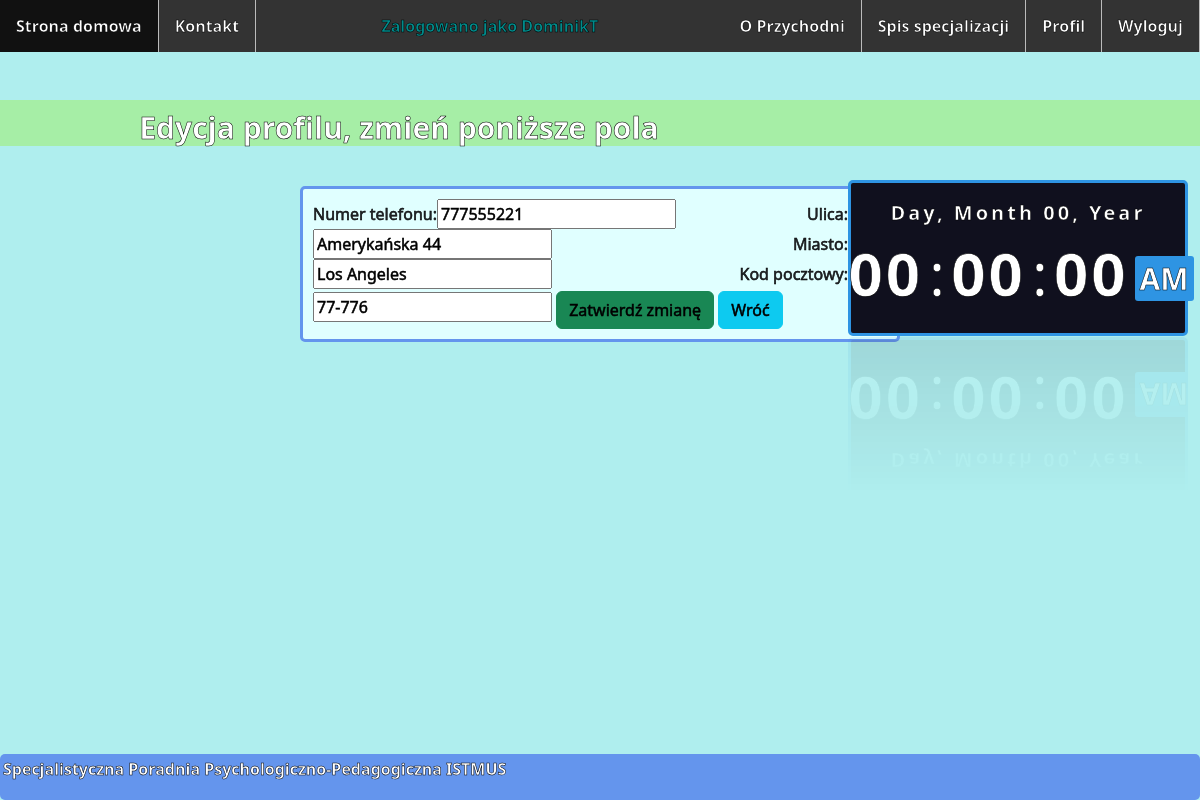
Page /edycjaProfilu/ (signed in) on the earlier database version.
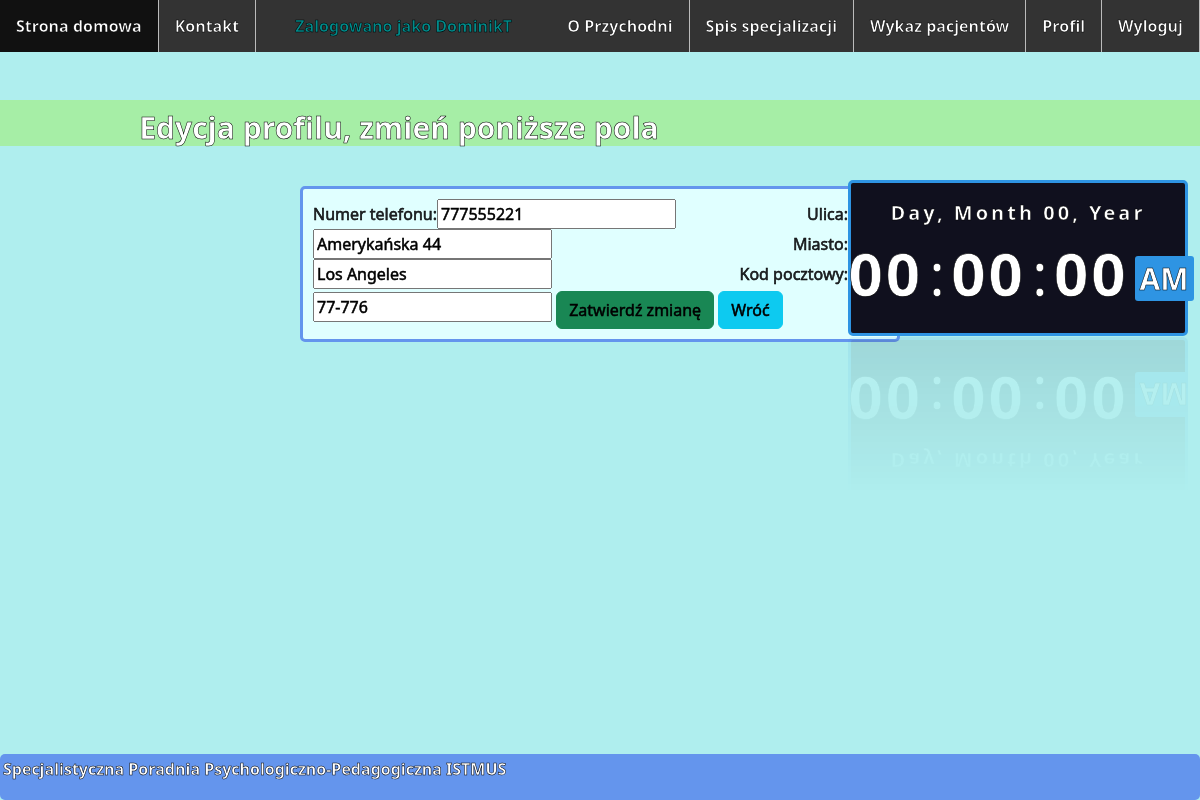
Same page on the later database version.
### Przychodnia/views.py (the view, shortened to what this page needs)
# urls.py: path('edycjaProfilu/', views.editProfile, name='editProfile'),
@login_required
def editProfile(request):
    customer = get_object_or_404(Customer, user=request.user)
    if request.method == 'GET':
        editProfileForm = EditProfileForm(instance=customer)
    return render(request, ' editProfile.html', {'form': editProfileForm})

### Przychodnia/forms.py
class EditProfileForm(ModelForm):
    class Meta:
        model = Customer
        fields = ('telephoneNumber', 'street', 'city', 'zipCode')
        labels = {
            'telephoneNumber': 'Numer telefonu',
            'street': 'Ulica',
            'city': 'Miasto',
            'zipCode': 'Kod pocztowy'
        }

### templates/ editProfile.html (shortened to what this page needs)
{% extends 'base.html' %}
{% load bootstrap %}
{% block content %}
    <div class="main">
        <h1 id="nagłówek" style="margin-top: 100px">Edycja profilu, zmień poniższe pola</h1>
        <div class="center">
            <form method="post" action="{% url 'editProfile' %}">
                {{ form|bootstrap }}
                <button type="submit" class="btn btn-success" style="margin-top: 2px; color: black">Zatwierdź zmianę
                </button>
                <a href="{% url 'profile' %}">
                    <button type="button" style="margin-top: 2px; color: black" class="btn btn-info">Wróć</button>
                </a>
            </form>
        </div>
    </div>
{% endblock content %}

### templates/base.html (shortened to what this page needs)
<!DOCTYPE html>
<html lang="en">
<head>
    {% load static %}
    <link rel="stylesheet" type="text/css" href="{% static 'styles/style.css' %}"/>
    <link href="https://cdn.jsdelivr.net/npm/bootstrap@5.2.0-beta1/dist/css/bootstrap.min.css" rel="stylesheet"
>
</head>
<body onload="initClock()">
<header>
    <ul id="ul">
        <li id="li"><a id="a" href="{% url 'homepage' %}">Strona domowa</a></li>
        <li id="li"><a id="a" href="{% url 'contact' %}">Kontakt</a></li>
        {% if user.is_authenticated %}
            <li id="li" style="float:right"><a id="a" href="{% url 'logout' %}">Wyloguj</a></li>
            <li id="li" style="float:right"><a id="a" href="{% url 'profile' %}">Profil</a></li>
            {% if user.customer.userType == 'DOC' %}
                <li id="li" style="float:right"><a id="a" href="{% url 'patientsList' %}">Wykaz
                    pacjentów</a></li>
            {% endif %}
            <li id="li" style="float:right"><a id="a" href="{% url 'doctorsList' %}">Spis specjalizacji</a></li>
        {% endif %}
        <li id="li" style="float:right"><a id="a" href="{% url 'about' %}">O Przychodni</a></li>
        {% if user.is_authenticated %}
            <li id="username">Zalogowano jako {{ user.username }}</li>
        {% endif %}
    </ul>
</header>
<aside style="float: right">
    <div style="margin-top: 10vh; margin-right: 1vw" class="datetime">
        <div class="date">
            <span id="dayname">Day</span>,
            <span id="month">Month</span>
            <span id="daynum">00</span>,
            <span id="year">Year</span>
        </div>
        <div class="time">
            <span id="hour">00</span>:
            <span id="minutes">00</span>:
            <span id="seconds">00</span>
            <span id="period">AM</span>
        </div>
    </div>
</aside>
{% block content %}{% endblock content %}
<footer>
    <p>Specjalistyczna Poradnia Psychologiczno-Pedagogiczna ISTMUS</p>
</footer>
</body>
</html>

Differences in the rows shown:
changed Customer "Amerykańska 44": userType "PAT" → "DOC" (drawn)
Other differences:
text now shown: "Wykaz pacjentów"
